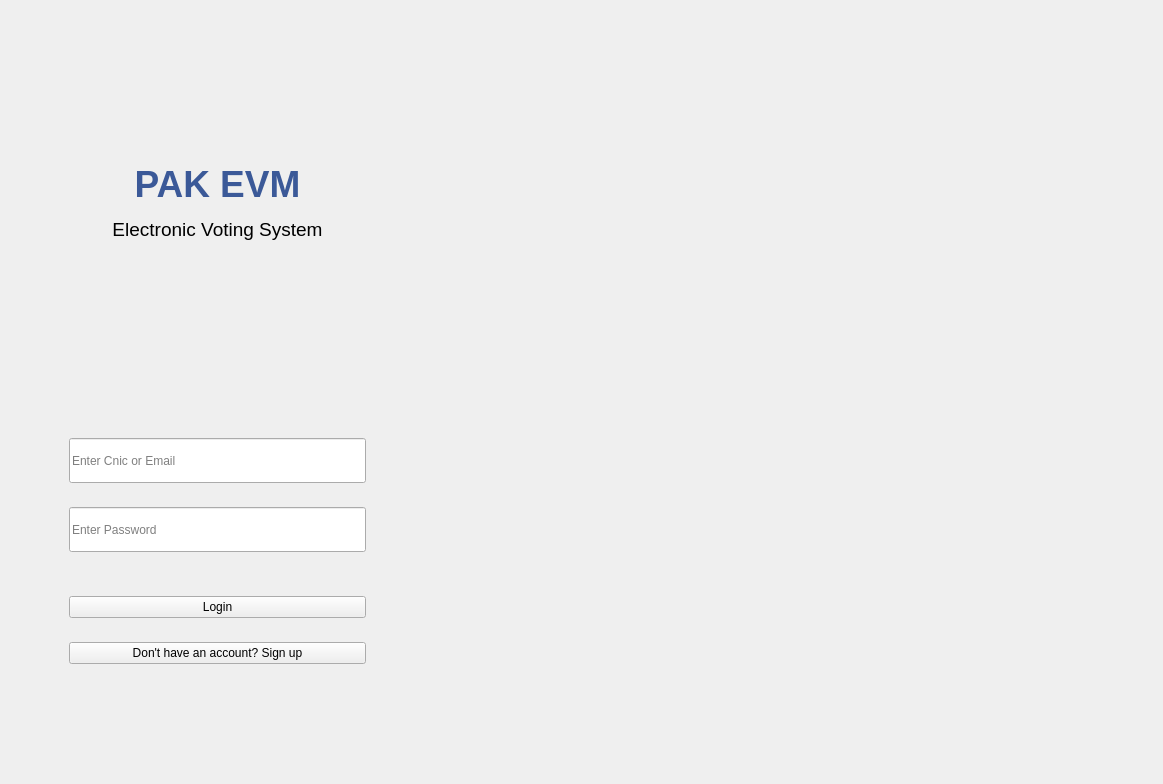
<?xml version="1.0" encoding="UTF-8"?>
<ui version="4.0">
 <class>LoginPage</class>
 <widget class="QWidget" name="LoginPage">
  <property name="geometry">
   <rect>
    <x>0</x>
    <y>0</y>
    <width>1163</width>
    <height>784</height>
   </rect>
  </property>
  <property name="windowTitle">
   <string>Form</string>
  </property>
  <layout class="QHBoxLayout" name="horizontalLayout_3">
   <item>
    <widget class="QFrame" name="leftLoginFrame">
     <property name="sizePolicy">
      <sizepolicy hsizetype="Preferred" vsizetype="Preferred">
       <horstretch>4</horstretch>
       <verstretch>0</verstretch>
      </sizepolicy>
     </property>
     <property name="frameShape">
      <enum>QFrame::Shape::NoFrame</enum>
     </property>
     <layout class="QGridLayout" name="gridLayout">
      <item row="0" column="1">
       <spacer name="verticalSpacer">
        <property name="orientation">
         <enum>Qt::Orientation::Vertical</enum>
        </property>
        <property name="sizeType">
         <enum>QSizePolicy::Policy::Fixed</enum>
        </property>
        <property name="sizeHint" stdset="0">
         <size>
          <width>20</width>
          <height>40</height>
         </size>
        </property>
       </spacer>
      </item>
      <item row="1" column="1">
       <widget class="QLabel" name="label_2">
        <property name="text">
         <string>&lt;html&gt;&lt;head/&gt;&lt;body&gt;&lt;p align=&quot;center&quot;&gt;&lt;span style=&quot; font-size:28pt; font-weight:700; color:#3b5998;&quot;&gt;PAK EVM&lt;/span&gt;&lt;/p&gt;&lt;p align=&quot;center&quot;&gt;&lt;span style=&quot; font-size:14pt; color:#000000;&quot;&gt;Electronic Voting System&lt;/span&gt;&lt;/p&gt;&lt;/body&gt;&lt;/html&gt;</string>
        </property>
       </widget>
      </item>
      <item row="2" column="1">
       <spacer name="verticalSpacer_2">
        <property name="orientation">
         <enum>Qt::Orientation::Vertical</enum>
        </property>
        <property name="sizeType">
         <enum>QSizePolicy::Policy::Fixed</enum>
        </property>
        <property name="sizeHint" stdset="0">
         <size>
          <width>20</width>
          <height>60</height>
         </size>
        </property>
       </spacer>
      </item>
      <item row="3" column="0">
       <spacer name="horizontalSpacer">
        <property name="orientation">
         <enum>Qt::Orientation::Vertical</enum>
        </property>
        <property name="sizeType">
         <enum>QSizePolicy::Policy::Fixed</enum>
        </property>
        <property name="sizeHint" stdset="0">
         <size>
          <width>40</width>
          <height>20</height>
         </size>
        </property>
       </spacer>
      </item>
      <item row="3" column="1">
       <widget class="QFrame" name="frame">
        <property name="maximumSize">
         <size>
          <width>380</width>
          <height>16777215</height>
         </size>
        </property>
        <property name="frameShape">
         <enum>QFrame::Shape::NoFrame</enum>
        </property>
        <layout class="QVBoxLayout" name="verticalLayout">
         <property name="spacing">
          <number>5</number>
         </property>
         <item>
          <widget class="QLineEdit" name="usernameInput">
           <property name="maximumSize">
            <size>
             <width>340</width>
             <height>45</height>
            </size>
           </property>
           <property name="placeholderText">
            <string>Enter Cnic or Email</string>
           </property>
          </widget>
         </item>
         <item>
          <widget class="QLineEdit" name="passwordInput">
           <property name="maximumSize">
            <size>
             <width>340</width>
             <height>45</height>
            </size>
           </property>
           <property name="echoMode">
            <enum>QLineEdit::EchoMode::Password</enum>
           </property>
           <property name="placeholderText">
            <string>Enter Password</string>
           </property>
          </widget>
         </item>
         <item>
          <spacer name="verticalSpacer_7">
           <property name="orientation">
            <enum>Qt::Orientation::Vertical</enum>
           </property>
           <property name="sizeType">
            <enum>QSizePolicy::Policy::Fixed</enum>
           </property>
           <property name="sizeHint" stdset="0">
            <size>
             <width>20</width>
             <height>20</height>
            </size>
           </property>
          </spacer>
         </item>
         <item>
          <widget class="QPushButton" name="loginSubmitBtn">
           <property name="sizePolicy">
            <sizepolicy hsizetype="Fixed" vsizetype="Fixed">
             <horstretch>0</horstretch>
             <verstretch>0</verstretch>
            </sizepolicy>
           </property>
           <property name="maximumSize">
            <size>
             <width>340</width>
             <height>16777215</height>
            </size>
           </property>
           <property name="text">
            <string>Login</string>
           </property>
          </widget>
         </item>
         <item>
          <widget class="QPushButton" name="goToSignupBtn">
           <property name="text">
            <string>Don't have an account? Sign up</string>
           </property>
          </widget>
         </item>
        </layout>
       </widget>
      </item>
      <item row="3" column="2">
       <spacer name="horizontalSpacer_2">
        <property name="orientation">
         <enum>Qt::Orientation::Vertical</enum>
        </property>
        <property name="sizeType">
         <enum>QSizePolicy::Policy::Fixed</enum>
        </property>
        <property name="sizeHint" stdset="0">
         <size>
          <width>40</width>
          <height>20</height>
         </size>
        </property>
       </spacer>
      </item>
      <item row="4" column="1">
       <spacer name="verticalSpacer_3">
        <property name="orientation">
         <enum>Qt::Orientation::Vertical</enum>
        </property>
        <property name="sizeType">
         <enum>QSizePolicy::Policy::Fixed</enum>
        </property>
        <property name="sizeHint" stdset="0">
         <size>
          <width>20</width>
          <height>70</height>
         </size>
        </property>
       </spacer>
      </item>
     </layout>
    </widget>
   </item>
   <item>
    <widget class="QFrame" name="rightImageFrame">
     <property name="sizePolicy">
      <sizepolicy hsizetype="Preferred" vsizetype="Preferred">
       <horstretch>7</horstretch>
       <verstretch>0</verstretch>
      </sizepolicy>
     </property>
     <property name="frameShape">
      <enum>QFrame::Shape::NoFrame</enum>
     </property>
    </widget>
   </item>
  </layout>
 </widget>
 <resources/>
 <connections/>
</ui>
